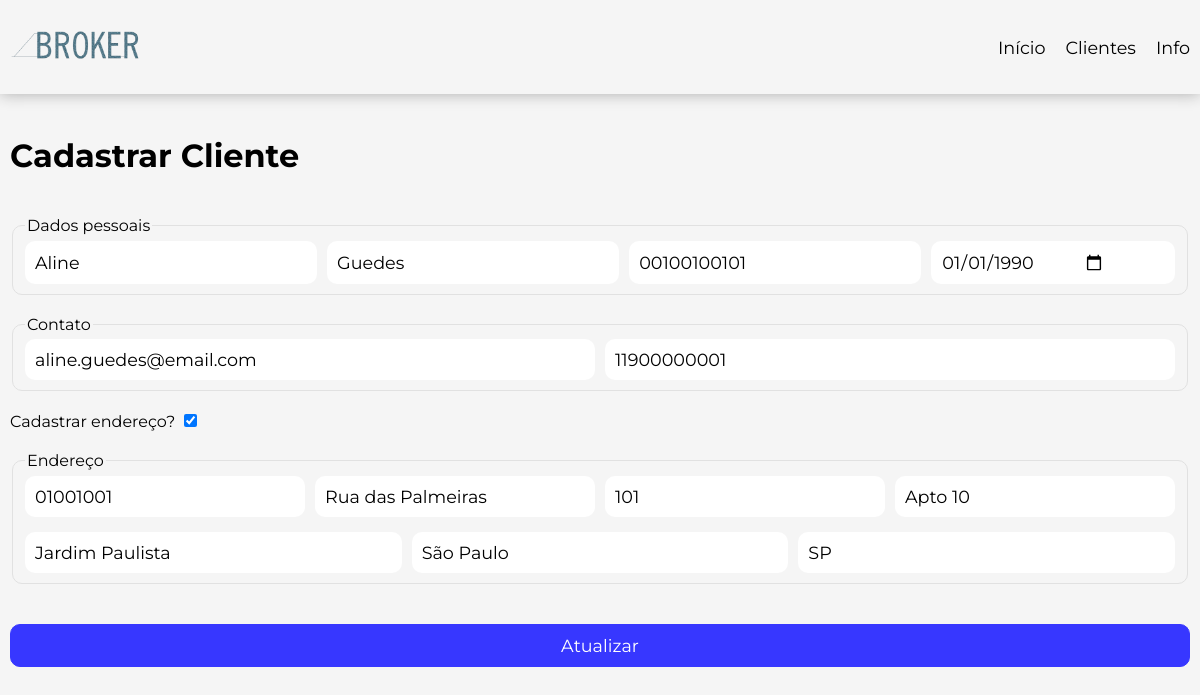
The app's page /clientes/cadastrar?id=1, older data.
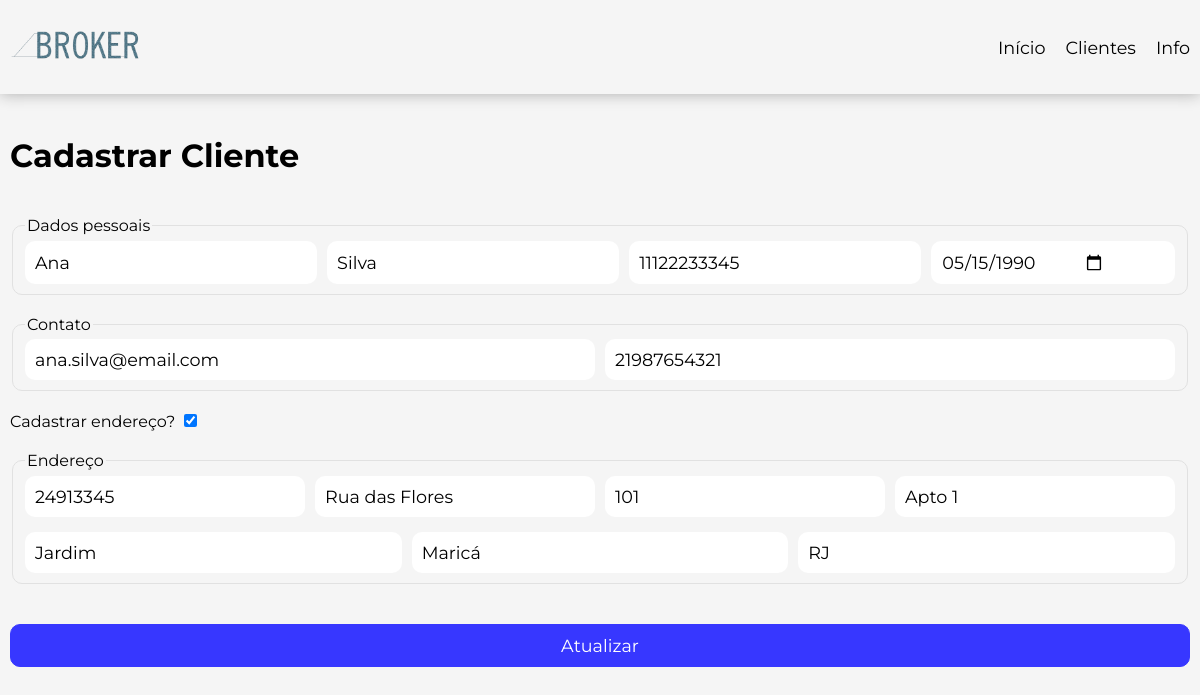
The same page, newer data.
### tables this page shows
CREATE TABLE IF NOT EXISTS addresses (
    id INT AUTO_INCREMENT NOT NULL,
    id_customer INT NOT NULL,
    street VARCHAR(100) NOT NULL,
    number INT NOT NULL,
    complement VARCHAR(10),
    neighborhood VARCHAR(100) NOT NULL,
    city VARCHAR(100) NOT NULL,
    state CHAR(2) NOT NULL,
    cep VARCHAR(8) NOT NULL,
    active BOOLEAN NOT NULL DEFAULT TRUE,
    created_at TIMESTAMP NOT NULL,
    modified_at TIMESTAMP NULL,
    deleted_at TIMESTAMP NULL,
    PRIMARY KEY(id),
    
    FOREIGN KEY(id_customer) 
    REFERENCES customers(id)
    ON DELETE CASCADE
);

CREATE TABLE IF NOT EXISTS customers (
    id INT AUTO_INCREMENT NOT NULL,
    first_name VARCHAR(40) NOT NULL,
    last_name VARCHAR(40) NOT NULL,
    cpf VARCHAR(11) UNIQUE,
    birth_date DATE,
    cellphone VARCHAR(15),
    email varchar(254),
    active BOOLEAN NOT NULL DEFAULT TRUE,
    created_at TIMESTAMP NOT NULL,
    modified_at TIMESTAMP NULL,
    deleted_at TIMESTAMP NULL,
    PRIMARY KEY(id)
);

### App/Controller/CustomerController.php (called while the page is built, shortened)
<?php
final class CustomerController {
    private readonly CustomerUsecase $usecase;
    public function __construct(CustomerUsecase $usecase) {
        $this->usecase = $usecase;
    }
    final public function detail(): void {
        if (isset($_GET['id'])) {
            $customer = $this->usecase->getById((int) $_GET['id']);
        }
        require_once VIEW . 'pages/create.php';
    }
}

### App/Usecase/CustomerUsecase.php (called while the page is built, shortened)
<?php
final class CustomerUsecase {
    private readonly CustomerRepository $customerRepo;
    public function __construct(CustomerRepository $customerRepo, AddressRepository $addressRepo) {
        $this->customerRepo = $customerRepo;
    }
    public function getById(int $id): ?CustomerDtoResponse {
        $result = $this->customerRepo->fetch($id);
        if (!empty($result)) {
            return $result;
        }
        return null;
    }
}

### App/Repository/CustomerRepository.php (called while the page is built, shortened)
<?php
class CustomerRepository {
    private readonly mysqli $db;
    public function __construct(mysqli $db) {
        $this->db = $db;
    }
    public function fetch(int $id): ?object {
        $query = "SELECT c.id, c.first_name, c.last_name, c.cpf, c.birth_date, c.cellphone, c.email, c.created_at AS c_created_at, c.modified_at AS c_modified_at, c.deleted_at AS c_deleted_at,
                a.id AS id_address, a.street, a.number, a.complement, a.neighborhood, a.city, a.state, a.cep, a.created_at AS a_created_at, a.modified_at AS a_modified_at, a.deleted_at AS a_deleted_at
                FROM customers c
                LEFT JOIN addresses a ON c.id = a.id_customer
                WHERE c.id = ? AND c.active = true;";
        $stmt = $this->db->prepare($query);
        $success = $stmt->bind_param("i", $id);
        $stmt->execute();
        $result = $stmt->get_result();
        $row = $result->fetch_assoc();
        $address = null;
        if ($row['street'] != null) {
            $address = new AddressDtoResponse($row['id_address'], $row['street'],$row['number'],
            $row['complement'],$row['neighborhood'],$row['city'], $row['cep'],
                $row['state'], null, $row['a_created_at'], $row['a_modified_at'], $row['a_deleted_at']);
        }
        $customer = new CustomerDtoResponse($row['id'], $row['first_name'], $row['last_name'], $row['cpf'], $row['birth_date'],
                $row['email'], $row['cellphone'], $address, $row['c_created_at'], $row['c_modified_at'], $row['c_deleted_at']);
        return $customer;
    }
}

### App/Dto/Response/CustomerDtoResponse.php (called while the page is built, shortened)
<?php
    final class CustomerDtoResponse {
        private ?int $id;
        private ?string $firstName;
        private ?string $lastName;
        private ?string $cpf;
        private ?string $birthDate;
        private ?string $email;
        private ?string $cellphone;
        private ?AddressDtoResponse $address;
        public function getId(): ?int {
            return $this->id;
        }
        public function getFirstName(): ?string {
            return $this->firstName;
        }
        public function getLastName(): ?string {
            return $this->lastName;
        }
        public function getCpf(): ?string {
            return $this->cpf;
        }
        public function getBirthDate(): ?string {
            return $this->birthDate;
        }
        public function getEmail(): ?string {
            return $this->email;
        }
        public function getCellphone(): ?string {
            return $this->cellphone;
        }
        public function getAddress(): ?AddressDtoResponse {
            return $this->address;
        }
        private function setId(?int $id): void {
            $this->id = $id;
        }
        public function setFirstName(?string $firstName): void {
            $this->firstName = $firstName;
        }
        public function setLastName(?string $lastName): void {
            $this->lastName = $lastName;
        }
        public function setCpf(?string $cpf): void {
            $this->cpf = $cpf;
        }
        public function setBirthDate(?string $birthDate): void {
            $this->birthDate = $birthDate;
        }
        public function setEmail(?string $email): void {
            if (!empty($email)) {
                if (filter_var($email, FILTER_VALIDATE_EMAIL)) {
                    $this->email = $email;
                    return;
                }
                throw new Exception("Email is not valid", 400);
            } else {
                $this->email = $email;
            }
        }
        public function setCellphone(?string $cellphone): void {
            $this->cellphone = $cellphone;
        }
        public function setAddress(?AddressDtoResponse $address): void {
            $this->address = $address;
        }
    }

### App/Dto/Response/AddressDtoResponse.php (called while the page is built, shortened)
<?php
final class AddressDtoResponse {
    private ?string $street;
    private ?int $number;
    private ?string $complement;
    private ?string $neighborhood;
    private ?string $city;
    private ?string $cep;
    private ?string $state;
    public function getStreet(): ?string {
        return $this->street;
    }
    public function getNumber(): ?int {
        return $this->number;
    }
    public function getComplement(): ?string {
        return $this->complement;
    }
    public function getNeighborhood(): ?string {
        return $this->neighborhood;
    }
    public function getCity(): ?string {
        return $this->city;
    }
    public function getCep(): ?string {
        return $this->cep;
    }
    public function getState(): ?string {
        return $this->state;
    }
    public function setStreet(?string $street): void {
        $this->street = $street;
    }
    public function setNumber(?int $number): void {
        $this->number = $number;
    }
    public function setComplement(?string $complement): void {
        $this->complement = $complement;
    }
    public function setNeighborhood(?string $neighborhood): void {
        $this->neighborhood = $neighborhood;
    }
    public function setCity(?string $city): void {
        $this->city = $city;
    }
    public function setCep(?string $cep): void {
        $this->cep = $cep;
    }
    public function setState(?string $state): void {
        $this->state = $state;
    }
}

### App/view/components/form.php (the view, shortened to what this page needs)
<div class="container">
    <h1>Cadastrar Cliente</h1>
    <form method="post" action="<?= $customer->getId() == '' ? "/clientes/cadastrar" : '/clientes/atualizar' ?>" id="form-register">
        <fieldset class="customer-data-forms">
            <legend>Dados pessoais</legend>
            <input type="text" placeholder="Nome do cliente" value="<?= $customer->getFirstName() ?? ""  ?>" name="first_name" id="first_name">
            <input type="text" placeholder="Sobrenome do cliente" value="<?= $customer->getLastName() ?? ""  ?>" name="last_name" id="last_name">
            <input type="text" placeholder="CPF do cliente" value="<?= $customer->getCpf() ?? ""  ?>" name="cpf" id="cpf">
            <input type="date" placeholder="Data de Nascimento" value="<?= $customer->getBirthDate() ?? "" ?>" name="birth_date" id="birth_date">
        </fieldset>
        <fieldset class="contact-form">
            <legend>Contato</legend>
            <input type="email" placeholder="Digite o seu melhor e-mail" value="<?= $customer->getEmail() ?? "" ?>" name="email" id="email">
            <input type="text" placeholder="Digite o seu número de celular" value="<?= $customer->getCellphone() ?? "" ?>" name="cellphone" id="cellphone">
        </fieldset>
        <label for="address">Cadastrar endereço?</label>
        <?php if ($customer->getAddress() != null): ?>
            <input type="checkbox" name="address" id="address" onchange="toogleAddressGroup()" checked>
        <?php else: ?>
            <input type="checkbox" name="address" id="address" onchange="toogleAddressGroup()">
        <?php endif ?>
        <div id="address-group" class="hide">
            <fieldset class="address-form">
                <legend>Endereço</legend>
                <?php if ($customer->getAddress() != null): ?>
                    <div class="group-form">
                        <input type="text" placeholder="Digite o CEP" oninput="fillAddressByCep(this)" value="<?= $customer->getAddress()->getCep() ?? "" ?>" name="cep" id="cep">
                        <input type="text" placeholder="Digite a rua" value="<?= $customer->getAddress()->getStreet() ?? "" ?>" name="street" id="street">
                        <input type="text" placeholder="Digite o número" value="<?= $customer->getAddress()->getNumber() ?? "" ?>" name="number" id="number">
                        <input type="text" placeholder="Digite o complemento" value="<?= $customer->getAddress()->getComplement() ?? "" ?>" name="complement" id="complement">
                    </div>
                    <div class="group-form">
                        <input type="text" placeholder="Digite o bairro" value="<?= $customer->getAddress()->getNeighborhood() ?? "" ?>" name="neighborhood" id="neighborhood">
                        <input type="text" placeholder="Digite a cidade" value="<?= $customer->getAddress()->getCity() ?? "" ?>" name="city" id="city">
                        <input type="text" placeholder="Digite o estado" value="<?= $customer->getAddress()->getState() ?? "" ?>" name="state" id="state">
                    </div>
                <?php endif ?>
            </fieldset>
        </div>
        <input type="submit" class="btn-submit" value="<?= $customer->getId() == '' ? 'Cadastrar' : 'Atualizar' ?>" style="margin-top: 20px;">
    </form>
</div>

### public/index.php (shortened to what this page needs)
<?php
    $requestUri = parse_url($_SERVER['REQUEST_URI'], PHP_URL_PATH);
    switch ($requestUri) {
        case '/clientes/cadastrar':
            if ($_SERVER['REQUEST_METHOD'] === 'POST') {
                Controller::initCustomer()->create();
            } else {
                Controller::initCustomer()->detail();
            }
            break;
    }

### App/view/pages/create.php (shortened to what this page needs)
<!DOCTYPE html>
<html lang="pt-BR">
<head>
    <link rel="stylesheet" href="../styles/main.css">
    <link rel="stylesheet" href="../styles/variables.css">
    <link rel="stylesheet" href="../styles/form.css">
</head>
<body>
    <?php include VIEW . "components/header.php"; ?>
    <main class="fade-in-animation" id="main">
        <div class="container-fluid">
            <?php include VIEW . "components/form.php"; ?>
        </div>
    </main>
</body>
</html>

### App/view/components/header.php
<header>
    <div class="container-header">
        <div class="left">
            <a href="../">
                <img src="../assets/broker-logo.png" alt="logo" width="130px">
            </a>
        </div>
        <div class="right">
            <nav>
                <ul class="menu">
                    <li><a>Início</a></li>
                    <li><a>Clientes</a></li>
                    <li><a>Info</a></li>
                </ul>
            </nav>
        </div>
    </div>
</header>

### public/styles/main.css (style rules this page uses)
main.fade-in-animation { opacity: 0 !important;; transition: opacity 0.5s ease-in-out; }
main.fade-in-animation.loaded { opacity: 1 !important;; }
* { font-family: "Montserrat", sans-serif; box-sizing: border-box; }
a { text-decoration: none; font-size: 1.1rem; cursor: pointer; margin: 0; }
body { margin: 0; padding: 0; background-color: var(--white-background); }
header { display: flex; justify-content: center; box-shadow: 0px 0px 15px rgb(172, 172, 172); }
.container-fluid { display: flex; justify-content: center; width: 100%; }
.container-header { display: flex; width: var(--default-width-screen); align-items: center; justify-content: space-between; padding: 20px 10px; }
.container { display: flex; flex-direction: column; width: 100%; max-width: var(--default-width-screen); padding: 20px 10px; }
.menu { display: flex; list-style-type: none; gap: 20px; }
.btn-submit { width: 100%; padding: 10px 20px 10px 20px; background-color: var(--primary-color); border-radius: 10px; color: var(--white); border: 1px solid var(--primary-color); }

### public/styles/variables.css (style rules this page uses)
:root { --primary-color: rgb(55, 55, 255); --secundary-color: rgb(252, 252, 252); --terciary-color: rgb(219, 216, 0); --dark: rgb(15, 15, 15); --white-background: rgb(245, 245, 245); --default-width-screen: 1300px; --white: white; --success: rgb(9, 146, 9); --error: rgb(206, 0, 0); }

### public/styles/form.css (style rules this page uses)
input[type="text"], input[type="date"], input[type="email"] { font-size: 1.1rem; padding: 10px 10px; border-radius: 10px; outline-color: none; border: 1px rgb(235, 235, 235); display: flex; flex-grow: 1; }
fieldset { display: flex; gap: 10px; flex-grow: 1; margin-top: 20px; margin-bottom: 20px; border-radius: 10px; border: 1px solid rgb(225, 225, 225); flex-wrap: wrap; }
.address-form { flex-direction: column; gap: 15px; }
.btn-submit { width: 100%; padding: 10px 20px 10px 20px; background-color: var(--primary-color); border-radius: 10px; color: var(--white); border: 1px solid var(--primary-color); cursor: pointer; font-size: 1.1rem; }
.group-form { display: flex; gap: 10px; flex-grow: 1; flex-wrap: wrap; }

Row changes from the older to the newer data that the page shows:
changed addresses: first_name "Aline" → "Ana"; last_name "Guedes" → "Silva"; cpf "00100100101" → "11122233345"; birth_date "01/01/1990" → "05/15/1990"; email "aline.guedes@email.com" → "ana.silva@email.com"; cellphone "11900000001" → "21987654321"; cep "01001001" → "24913345"; street "Rua das Palmeiras" → "Rua das Flores"; complement "Apto 10" → "Apto 1"; neighborhood "Jardim Paulista" → "Jardim"; city "São Paulo" → "Maricá"; state "SP" → "RJ"
